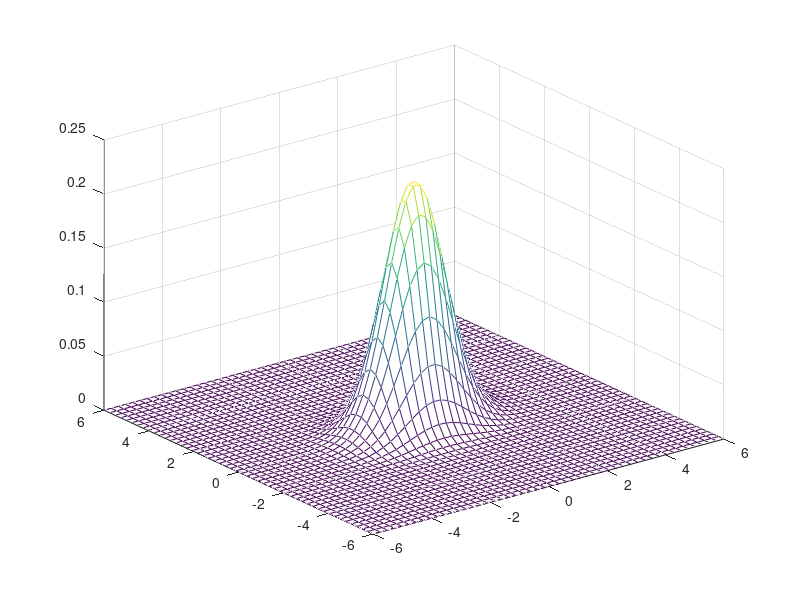

Write MATLAB code to recreate this figure.
mu = [0, 0]
sigma = [1, 0.1; 0.1, 0.5]
mu2 = [2, 2]
sigma2 = [1, 0.1; 0.1, 1.0]
mu3 = [-2, 2]
sigma3 = [0.5, 0.2; 0.2, 0.5]

[X, Y] = meshgrid (linspace (-6, 6, 50))
XY = [X(:), Y(:)]
Z = mvnpdf (XY, mu, sigma)
Z2 = mvnpdf (XY, mu2, sigma2)
Z3 = mvnpdf (XY, mu3, sigma3)
mesh (X, Y, reshape (Z, size (X)))


hold off
